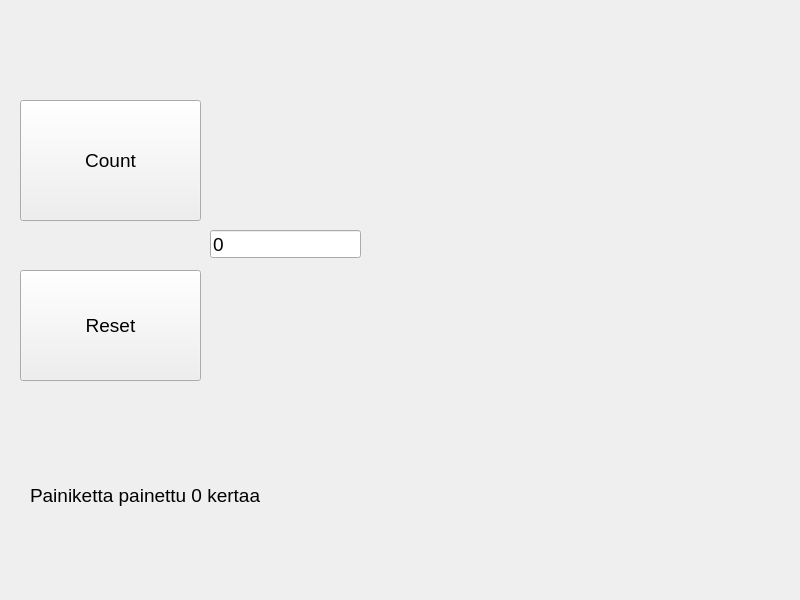
<?xml version="1.0" encoding="UTF-8"?>
<ui version="4.0">
 <class>Widget</class>
 <widget class="QWidget" name="Widget">
  <property name="geometry">
   <rect>
    <x>0</x>
    <y>0</y>
    <width>800</width>
    <height>600</height>
   </rect>
  </property>
  <property name="windowTitle">
   <string>Widget</string>
  </property>
  <widget class="QPushButton" name="btnCount">
   <property name="geometry">
    <rect>
     <x>20</x>
     <y>100</y>
     <width>181</width>
     <height>121</height>
    </rect>
   </property>
   <property name="font">
    <font>
     <pointsize>14</pointsize>
    </font>
   </property>
   <property name="text">
    <string>Count</string>
   </property>
  </widget>
  <widget class="QPushButton" name="btnReset">
   <property name="geometry">
    <rect>
     <x>20</x>
     <y>270</y>
     <width>181</width>
     <height>111</height>
    </rect>
   </property>
   <property name="font">
    <font>
     <pointsize>14</pointsize>
    </font>
   </property>
   <property name="text">
    <string>Reset</string>
   </property>
  </widget>
  <widget class="QLineEdit" name="txtResult">
   <property name="geometry">
    <rect>
     <x>210</x>
     <y>230</y>
     <width>151</width>
     <height>28</height>
    </rect>
   </property>
   <property name="font">
    <font>
     <pointsize>14</pointsize>
    </font>
   </property>
   <property name="text">
    <string>0</string>
   </property>
  </widget>
  <widget class="QLabel" name="labelInfo">
   <property name="geometry">
    <rect>
     <x>30</x>
     <y>470</y>
     <width>301</width>
     <height>51</height>
    </rect>
   </property>
   <property name="font">
    <font>
     <pointsize>14</pointsize>
    </font>
   </property>
   <property name="text">
    <string>Painiketta painettu 0 kertaa</string>
   </property>
  </widget>
 </widget>
 <resources/>
 <connections/>
</ui>
